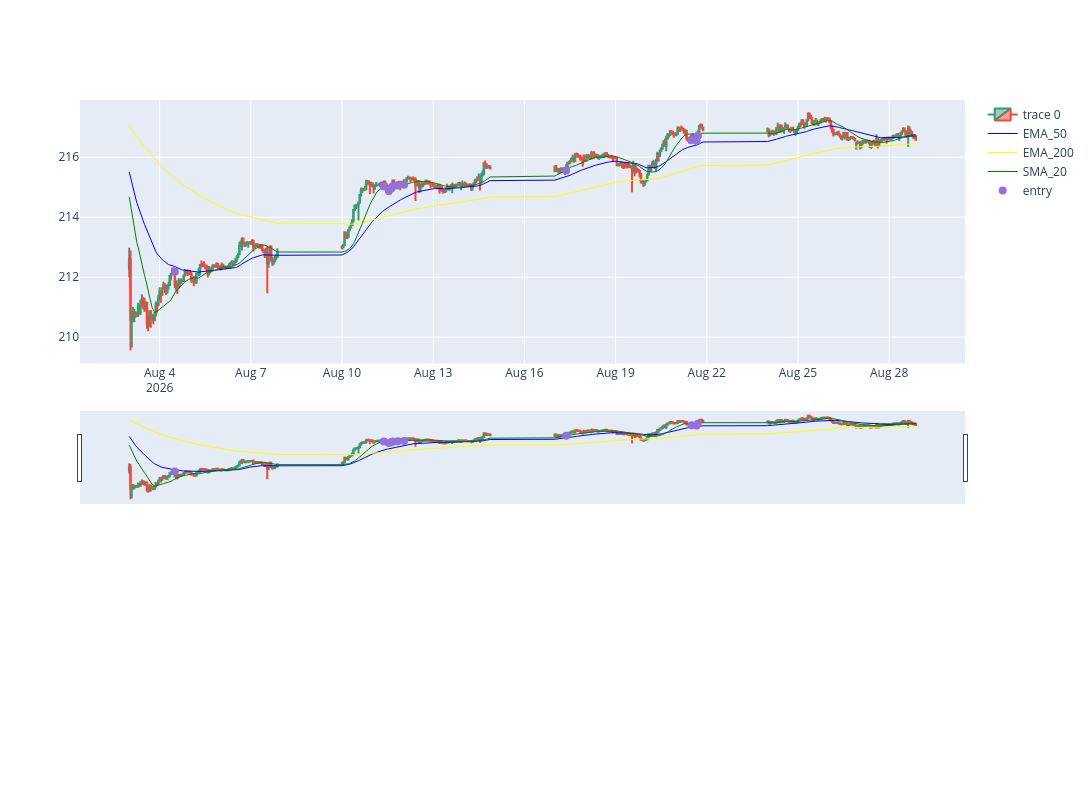

The cell this chart's notebook holds for it:
### Code cell
start_date_chart = '2026-08-01 00:00:00'
end_date_chart = '2026-08-30 00:00:00'
dfpl = df_h1.loc[start_date_chart : end_date_chart]#.set_index("Gmt time")
number_trades = len(dfpl[dfpl.TotalSignal != 0])

print(number_trades)
# Create a plot with 2 rows
fig = make_subplots(rows=2, cols=1)

# Add candlestick plot on the first row
fig.add_trace(go.Candlestick(x=dfpl.index,
                             open=dfpl['Open'],
                             high=dfpl['High'],
                             low=dfpl['Low'],
                             close=dfpl['Close']),
              row=1, col=1)

# Add Bollinger Bands, EMA lines on the same subplot
fig.add_trace(go.Scatter(x=dfpl.index, y=dfpl['EMA_50'],
                         line=dict(color='blue', width=1),
                         name="EMA_50"),
              row=1, col=1)
fig.add_trace(go.Scatter(x=dfpl.index, y=dfpl['EMA_200'],
                         line=dict(color='yellow', width=1),
                         name="EMA_200"),
              row=1, col=1)
fig.add_trace(go.Scatter(x=dfpl.index, y=dfpl['SMA_20'],
                         line=dict(color='green', width=1),
                         name="SMA_20"),
              row=1, col=1)

# Add markers for trade entry points on the same subplot
fig.add_trace(go.Scatter(x=dfpl.index, y=dfpl['pointpos'], mode="markers",
                         marker=dict(size=8, color="MediumPurple"),
                         name="entry"),
              row=1, col=1)

fig.update_layout(width=1200, height=800, sliders=[])
fig.show()

### Figure 1 — Plotly figure (JSON) as saved in the notebook; plotly's stock layout.template omitted (floating-point values rounded to 4 significant figures; data arrays with more than 128 entries replaced by an {"elided": "..."} marker saying what was removed)
{"data": [{"close": {"elided": "472 float values"}, "high": {"elided": "472 float values"}, "low": {"elided": "472 float values"}, "open": {"elided": "472 float values"}, "type": "candlestick", "x": {"elided": "472 str values"}, "xaxis": "x", "yaxis": "y"}, {"line": {"color": "blue", "width": 1}, "name": "EMA_50", "type": "scatter", "x": {"elided": "472 str values"}, "xaxis": "x", "y": {"elided": "472 float values"}, "yaxis": "y"}, {"line": {"color": "yellow", "width": 1}, "name": "EMA_200", "type": "scatter", "x": {"elided": "472 str values"}, "xaxis": "x", "y": {"elided": "472 float values"}, "yaxis": "y"}, {"line": {"color": "green", "width": 1}, "name": "SMA_20", "type": "scatter", "x": {"elided": "472 str values"}, "xaxis": "x", "y": {"elided": "472 float values"}, "yaxis": "y"}, {"marker": {"color": "MediumPurple", "size": 8}, "mode": "markers", "name": "entry", "type": "scatter", "x": {"elided": "472 str values"}, "xaxis": "x", "y": {"elided": "472 float values"}, "yaxis": "y"}], "layout": {"height": 800, "width": 1200, "xaxis": {"anchor": "y", "domain": [0, 1]}, "xaxis2": {"anchor": "y2", "domain": [0, 1]}, "yaxis": {"anchor": "x", "domain": [0.575, 1]}, "yaxis2": {"anchor": "x2", "domain": [0, 0.425]}}}
